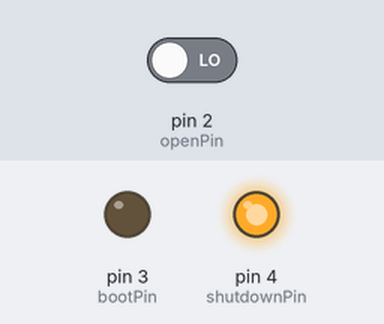
A sketch run on a simulated Arduino Uno, built with avr-gcc and run on an emulated ATmega328P. Shown: output pins drawn as LEDs (lit = HIGH). Dashed ring = blinking. The test bench sets the inputs (shaded band); at power-on: pin 2 (openPin) LOW.

Above: at 1.2 s.
1.3 s: pin 2 (openPin) driven HIGH
At 2.6 s:
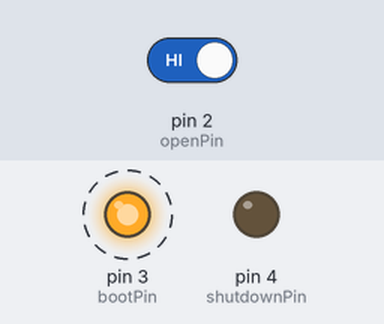
4.3 s: pin 2 (openPin) driven LOW
At 5.9 s:
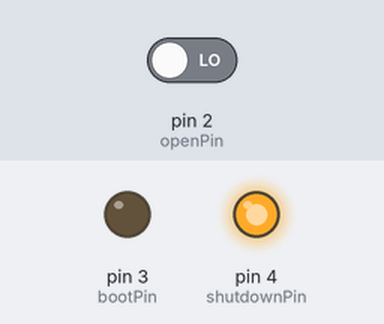
Timing chart, 0 to 7.4 s (numbered marks = the images above; inputs shaded):
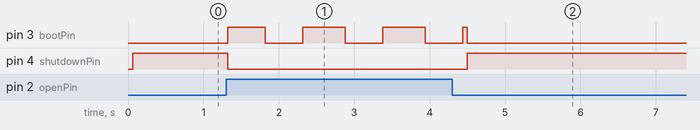

Measured:
- after the input at 1.3 s, pin 3 (bootPin): alternates HIGH for 0.56 s and LOW for 0.50 s, starting at once; pin 4 (shutdownPin): HIGH → LOW at once
- after the input at 4.3 s, pin 4 (shutdownPin): LOW → HIGH after 0.20 s

The sketch:

door_sensor.ino
```cpp
const int openPin = 2;
const int bootPin = 3;
const int shutdownPin = 4;


void setup() {
  //Serial.begin(9600);
  pinMode(openPin, INPUT);
  pinMode(bootPin, OUTPUT);
  pinMode(shutdownPin, OUTPUT);
  digitalWrite(shutdownPin, LOW);
  digitalWrite(bootPin, LOW);
}

void loop() {
  delay(60);
  if(digitalRead(openPin)) {
    //Serial.write("open\n");
    digitalWrite(shutdownPin, LOW);
    digitalWrite(bootPin, HIGH);
    delay(500);
    digitalWrite(bootPin, LOW);
    delay(500);
    digitalWrite(bootPin, HIGH);
  } else {
    //Serial.write(".");
    digitalWrite(bootPin, LOW);
    digitalWrite(shutdownPin, HIGH);
  }
}
```
